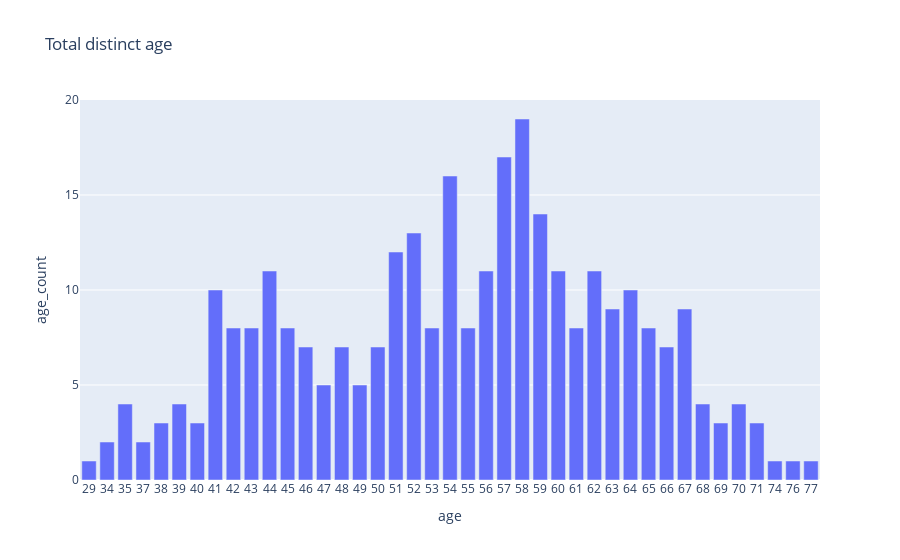

Notebook code for this chart:
### Code cell
fig = px.bar(age_count, x="age", y="age_count", title="Total distinct age")
fig.show()

### Figure 1 — Plotly figure (JSON) as saved in the notebook; plotly's stock layout.template omitted (floating-point values rounded to 4 significant figures)
{"data": [{"alignmentgroup": "True", "hovertemplate": "age=%{x}<br>age_count=%{y}<extra></extra>", "legendgroup": "", "marker": {"color": "#636efa", "pattern": {"shape": ""}}, "name": "", "offsetgroup": "", "orientation": "v", "showlegend": false, "textposition": "auto", "type": "bar", "x": ["29", "34", "35", "37", "38", "39", "40", "41", "42", "43", "44", "45", "46", "47", "48", "49", "50", "51", "52", "53", "54", "55", "56", "57", "58", "59", "60", "61", "62", "63", "64", "65", "66", "67", "68", "69", "70", "71", "74", "76", "77"], "xaxis": "x", "y": [1, 2, 4, 2, 3, 4, 3, 10, 8, 8, 11, 8, 7, 5, 7, 5, 7, 12, 13, 8, 16, 8, 11, 17, 19, 14, 11, 8, 11, 9, 10, 8, 7, 9, 4, 3, 4, 3, 1, 1, 1], "yaxis": "y"}], "layout": {"barmode": "relative", "legend": {"tracegroupgap": 0}, "title": {"text": "Total distinct age"}, "xaxis": {"anchor": "y", "domain": [0, 1], "title": {"text": "age"}}, "yaxis": {"anchor": "x", "domain": [0, 1], "title": {"text": "age_count"}}}}
